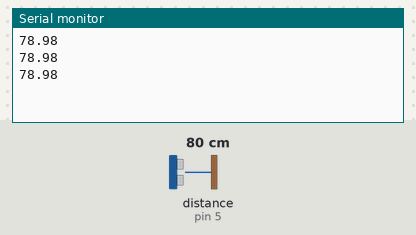
Bench run of a sketch on a simulated Arduino Uno, built with avr-gcc and run on an emulated ATmega328P. On the bench: the last lines printed to the serial monitor. Wiring (inferred from the names in the program): ultrasonic range finder: trigger pin 4; echo pin 5. The inputs (shaded band) are chosen by the test bench; at power-on: distance to the obstacle (sensor on pin 5) 80 cm. The echo pulse lasts 58.3 µs per cm; the ROS host is connected and sends only what is stated.

Above: at 1.3 s.
1.4 s: distance to the obstacle (sensor on pin 5) set to 2 cm
At 1.9 s:
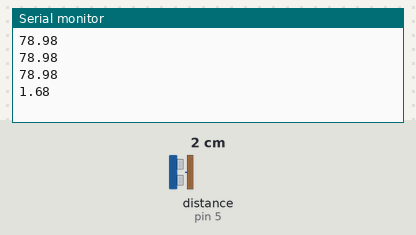
2.9 s: distance to the obstacle (sensor on pin 5) set to 4 cm
At 3.4 s:
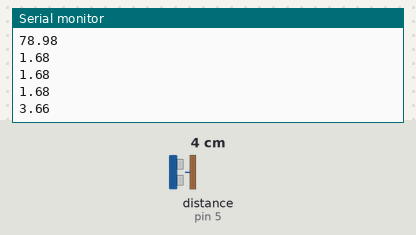
Timing chart, 0 to 5.9 s (numbered marks = the images above; inputs shaded):
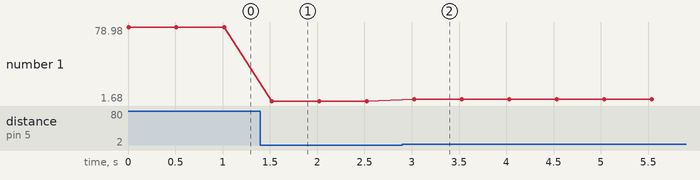

Measured:
- after the input at 1.4 s, the serial monitor: prints a new line after 0.12 s (image 1)
- after the input at 2.9 s, the serial monitor: prints a new line after 0.13 s (image 2)
- plotted number 1: 78.98 → 1.68 after the input at 1.4 s, 1.68 → 3.66 after the input at 2.9 s

The sketch:

RosSerial_UltraSonic.ino
```cpp
#include <ros.h>
#include <ros/time.h>
#include <sensor_msgs/Range.h>

ros::NodeHandle  nh;

sensor_msgs::Range range_msg;
ros::Publisher pub_range( "/ultrasound", &range_msg);
char frameid[] = "/ultrasound";

const int trig_pin = 4;
const int echo_pin = 5;

void setup()
{
  Serial.begin(57600);
  nh.initNode();
  nh.advertise(pub_range);


  range_msg.radiation_type = sensor_msgs::Range::ULTRASOUND;
  range_msg.header.frame_id =  frameid;
  range_msg.field_of_view = 0.1;  // fake
  range_msg.min_range = 0.0;
  range_msg.max_range = 500;

  pinMode(trig_pin,OUTPUT);
  pinMode(echo_pin,INPUT);
  digitalWrite(trig_pin, LOW);
}

long distance(){
  digitalWrite(trig_pin, LOW);
  delayMicroseconds(2);
  digitalWrite(trig_pin, HIGH);
  delayMicroseconds(10);
  digitalWrite(trig_pin, LOW);
  delayMicroseconds(2);
  double duration = pulseIn(echo_pin,HIGH);
  double distance = duration * 0.034/2;
  Serial.println(distance);
  return distance;
}

void loop()
{
  range_msg.range = distance();
  range_msg.header.stamp = nh.now();
  pub_range.publish(&range_msg);
  nh.spinOnce();
  delay(500);
}
```
